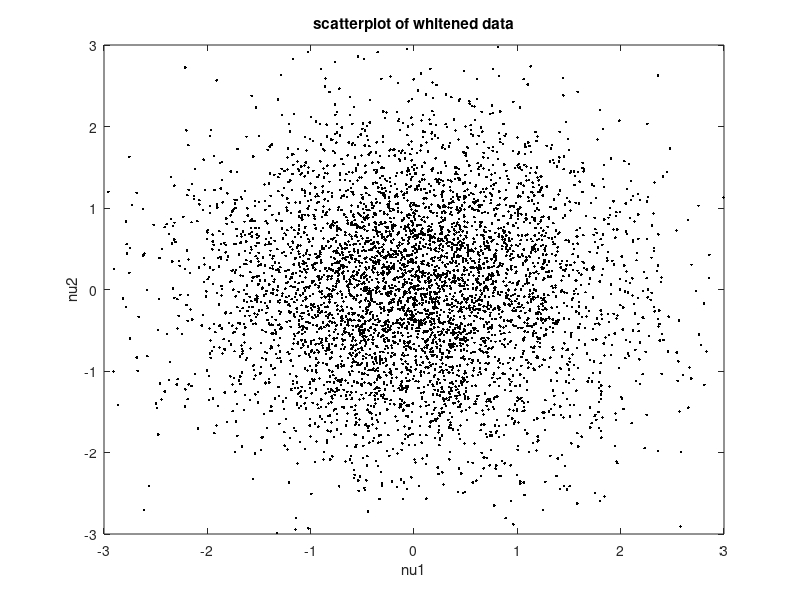

Here is the MATLAB script that generated this plot:
%Whitening of the mix of 2 Gaussian random signals

%two Gaussian random sources,
N=5000;
s1=normrnd(0,1,1,N); s1=2*(s1-mean(s1)); %zero-mean
s2=normrnd(0,1,1,N); s2=2*(s2-mean(s2)); %"  "  "
vr1=var(s1); s1=s1/sqrt(vr1); %variance=1
vr2=var(s2); s2=s2/sqrt(vr2); %"  "  "

s=[s1;s2]; %combine sources

N=length(s1); 
M=[0.2 0.8; 0.4 0.6]; %example of mixing matrix
x=M*s; %mixed signals

Sx=cov(x');
[U,L]=eig(Sx); %eigenvector and diagonal of eigenvalues
l1=L(1,1); l2=L(2,2); 
sqL=[1/sqrt(l1) 0; 0 1/sqrt(l2)];
Q=U*sqL*U'; %whitening matrix
nu=Q*x; %data whitening

% display
%scatterplot of whitened data
figure(1)
plot(nu(1,:),nu(2,:),'k.'); 
axis([-3 3 -3 3]);
title('scatterplot of whitened data');
xlabel('nu1'); ylabel('nu2');

%print covariance matrix of whitened data
Snu=cov(nu')

